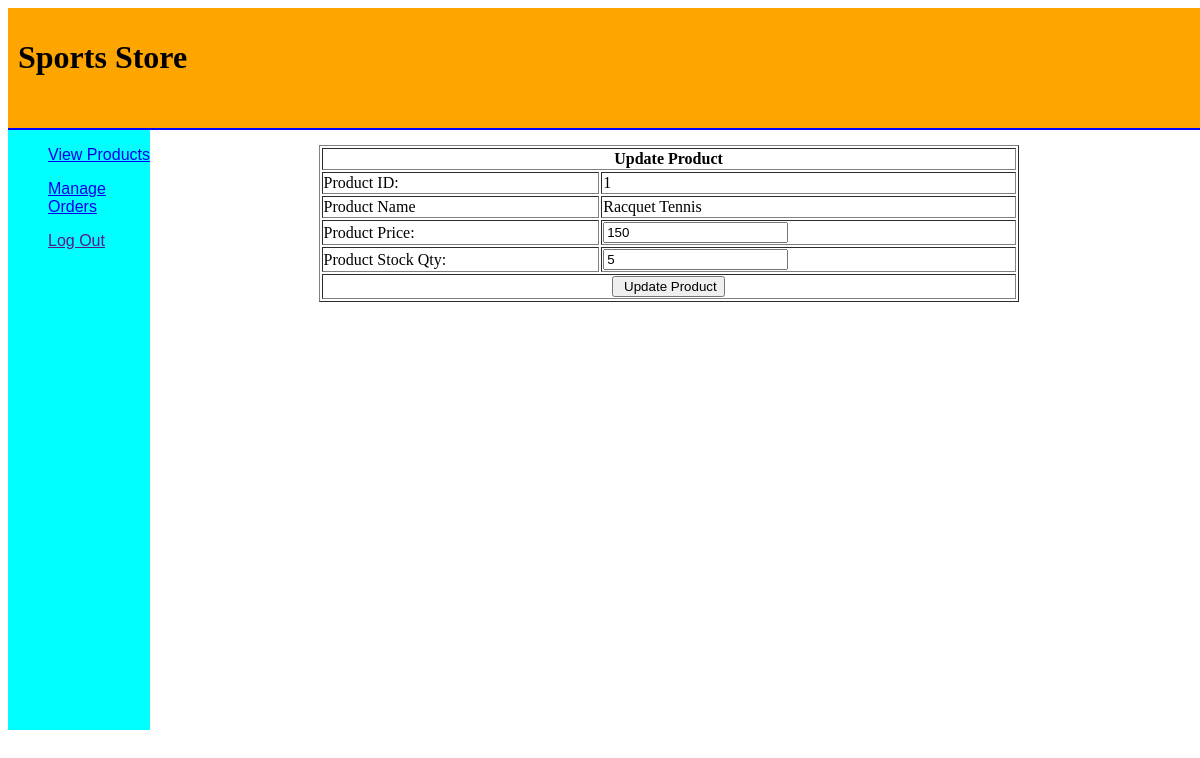
Page /admin/update.php?edit=1 (signed in) on the committed database.
### tables this page shows
CREATE TABLE IF NOT EXISTS `products` (
`product_id` int(20) NOT NULL,
  `name` varchar(40) NOT NULL,
  `category_id` int(20) NOT NULL,
  `description` varchar(500) NOT NULL,
  `price` varchar(10) NOT NULL,
  `in_stock` int(3) NOT NULL,
  `image` varchar(20) DEFAULT NULL,
  `date` date NOT NULL,
  `keywords` varchar(30) NOT NULL
);

### admin/update.php (the view, shortened to what this page needs)
<?php
include 'db.php';
if(isset($_GET['edit'])){
$edit_data=$_GET['edit'];
?>
<!DOCTYPE html PUBLIC "-//W3C//DTD XHTML 1.0 Strict//EN"
        "http://www.w3.org/TR/xhtml1/DTD/xhtml1-strict.dtd">
<html xmlns="http://www.w3.org/1999/xhtml">
<head>
		<link rel="stylesheet" type="text/css" href="styles.css"/>
</head>
<body>
	<div id="header">
        <h1 > Sports Store</h1>
     </div>
	 <div id=sidebar>
	 <ul>
		<p><li> <a href="viewproducts.php">View Products</a></li></p>
		<p><li> <a href="#">Manage Orders</a></li></p>
		<p><li> <a href="">Log Out</a></li></p>
	 </ul>
	 </div>
	 <form method="post" name="updateform" action="update.php?edit_form=<?php echo $edit_data; ?>" onsubmit= "return checkblank();" enctype="multipart/form-data">
	 <div id="addertable">
		 <table width="700" align="center" border="1">
		<?php
				$get_query= "select *from products where product_id=$edit_data";
				$result = mysqli_query($conn,$get_query);
				while($row = mysqli_fetch_array($result)){
					$productId=$row['product_id'];
					$productName=$row['name'];
					$price=$row['price'];
					$inStock=$row['in_stock'];
				}
			}
			?>
				 <tr >
				<th colspan="2">Update Product</th>
			 </tr>
			<tr>
				<td> Product ID: </td>
				<td>
					<?php echo $productId; ?>
				</td>
			</tr>
			<tr>
				<td> Product Name </td>
				<td>
					<?php echo $productName; ?>
				</td>
			</tr>
			<tr>
				<td> Product Price: </td>
				<td>
					<input type="text" name="price" value="<?php echo $price; ?>"/>
				</td>
			</tr>
			<tr>
				<td> Product Stock Qty: </td>
				<td>
					<input type="text" name="instock" value="<?php echo $inStock; ?>"/>
				</td>
			</tr>
			<tr>
				<td colspan="2" align="center">
					<input type="submit" name="submit" value=" Update Product"/>
				</td>
			</tr>
		 </table>
	 </div>
	 </form>
</body>
</html>

### admin/styles.css (style rules this page uses)
#header { width:100%; height:100px; background: orange; padding:10px; border-bottom: 2px solid blue; font-family:Comic Sans MS; }
#sidebar { float:left; background: aqua; width: 12%; border right: 2px solid blue ; font-family:sans-serif; height:600px; }
ul { list-style-type: none; }
tr { align: center; }
#addertable { margin-top:10px; margin-left: 10px; padding: 5px; }

### rows in the picture
products: product_id "1", name "Racquet Tennis", price "150", instock "5"
